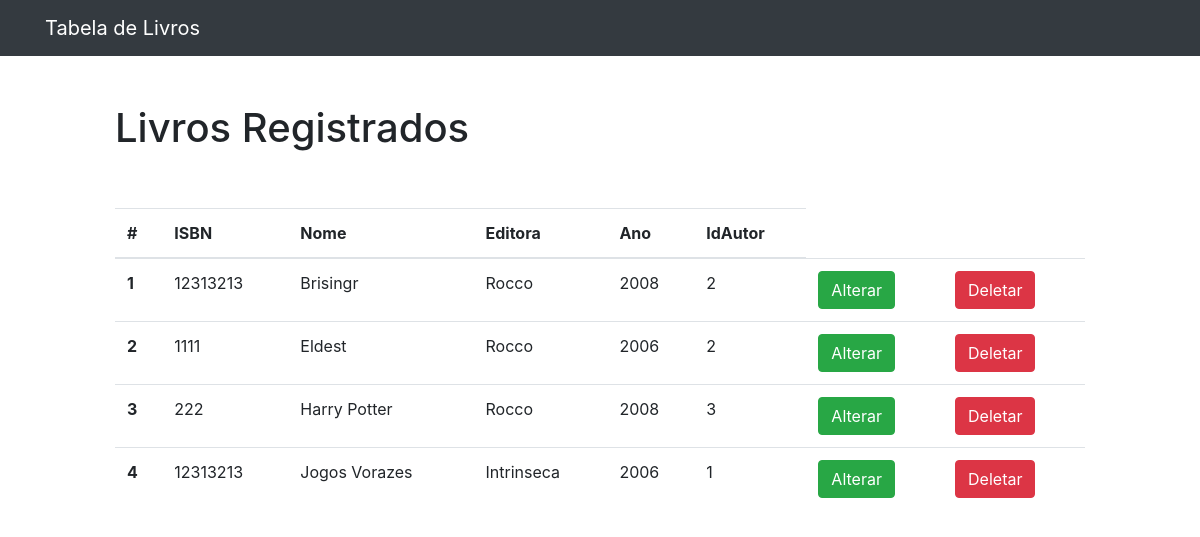
Page /index.php/pagina/tabela on the committed database.
### tables this page shows
CREATE TABLE `livro` (
  `idLivro` int(11) NOT NULL,
  `isbn` int(11) DEFAULT NULL,
  `nome` varchar(100) DEFAULT NULL,
  `editora` varchar(60) DEFAULT NULL,
  `ano` int(11) DEFAULT NULL,
  `idAutor` int(11) DEFAULT NULL
);

### application/controllers/pagina.php (called while the page is built, shortened)
<?php
class Pagina extends CI_Controller {
	public function tabela()
	{
		$dados['titulo'] = "Tabela de Livros";
		$dados['livro'] = $this->livro_model->getQuery();
		$this->load->view('tabela',$dados);
	}
}

### index.php (called while the page is built, shortened)
<?php
require_once BASEPATH.'core/CodeIgniter.php';

### application/models/livro_model.php (called while the page is built, shortened)
<?php
class livro_model extends CI_Model {
    public function getQuery()
	{
			$query = $this->db->get('livro');
			foreach ($query->result() as $row)
			{
				$livro[] = $row;
			}
			return $livro;
	}
}
?>

### application/views/tabela.php (the view, shortened to what this page needs)
    <br><br>
    <h1 class="col-md-10 mx-auto">Livros Registrados</h1>
    <br><br>
    <div class="col-md-10 mx-auto">
            <table class="table">
        <thead>
            <tr>
            <th scope="col">#</th>
            <th scope="col">ISBN</th>
            <th scope="col">Nome</th>
            <th scope="col">Editora</th>
            <th scope="col">Ano</th>
            <th scope="col">IdAutor</th>
            </tr>
        </thead>
        <tbody>
        <?php foreach($livro as $row){ ?>
            <tr>
            <?php $temp = $row->idLivro ?>
            <th scope="row"><?php echo $row->idLivro ?></th>
            <td><?php echo $row->isbn ?></td>
            <td><?php echo $row->nome ?></td>
            <td><?php echo $row->editora ?></td>
            <td><?php echo $row->ano ?></td>
            <td><?php echo $row->idAutor ?></td>
            <td><a type="button" href="<?php echo base_url('index.php/pagina/alter/'.$temp) ?>" value="<?php echo $row->idLivro; ?>" class="btn btn-success">Alterar</a></td>
            <td><a type="button" href="<?php echo base_url('index.php/pagina/deleta/'.$temp) ?>" value="<?php echo $row->idLivro; ?>" class="btn btn-danger">Deletar</a></td>
            </tr>
        <?php } ?>
        </tbody>
        </table>
    </div>
</body>
</html>

### rows in the picture
livro: idLivro "1", isbn "12313213", nome "Brisingr", editora "Rocco", ano "2008", idAutor "2"
livro: idLivro "2", isbn "1111", nome "Eldest", editora "Rocco", ano "2006", idAutor "2"
livro: idLivro "3", isbn "222", nome "Harry Potter", editora "Rocco", ano "2008", idAutor "3"
livro: idLivro "4", isbn "12313213", nome "Jogos Vorazes", editora "Intrinseca", ano "2006", idAutor "1"

### other values in the picture
$titulo "Tabela de Livros"
